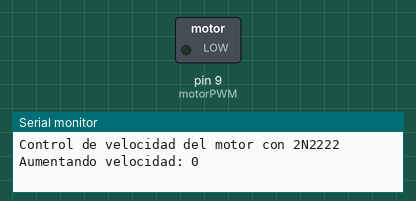
Bench run of a sketch on a simulated Arduino Uno, built with avr-gcc and run on an emulated ATmega328P. On the bench: switched loads named in the sketch (green lamp = pin HIGH), the last lines printed to the serial monitor.

Above: at 0.05 s.
At 1.3 s:
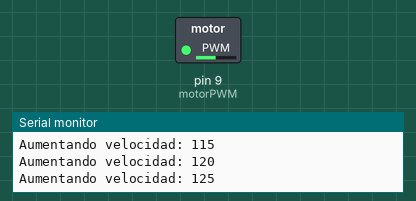
At 2.6 s:
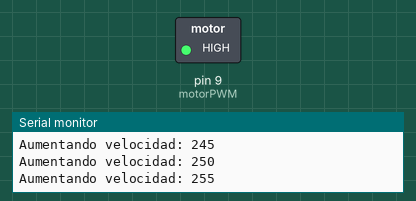
At 5.2 s:
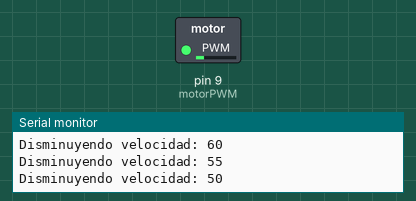
Timing chart, 0 to 8.1 s (numbered marks = the images above):
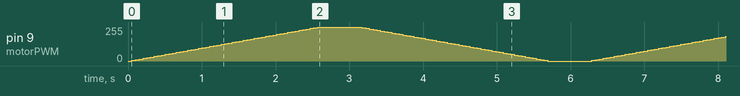

The sketch:

Practica16_1.ino
```cpp
// Pin PWM que controla la base del transistor (velocidad del motor)
const int motorPWM = 9;

void setup() {
  pinMode(motorPWM, OUTPUT);
  Serial.begin(9600);
  Serial.println("Control de velocidad del motor con 2N2222");
}

void loop() {
  // Aumentar velocidad con ciclo for
  for (int velocidad = 0; velocidad <= 255; velocidad += 5) {
    analogWrite(motorPWM, velocidad);
    Serial.print("Aumentando velocidad: ");
    Serial.println(velocidad);
    delay(50);
  }

  delay(500); // Mantener velocidad máxima

  // Disminuir velocidad con ciclo for
  for (int velocidad = 255; velocidad >= 0; velocidad -= 5) {
    analogWrite(motorPWM, velocidad);
    Serial.print("Disminuyendo velocidad: ");
    Serial.println(velocidad);
    delay(50);
  }

  delay(500); // Motor apagado un momento antes de reiniciar ciclo
}
```
